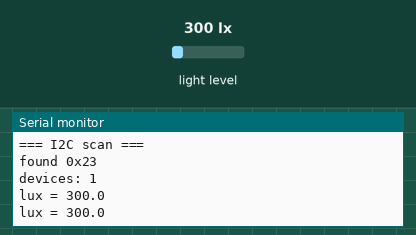
The sketch below on a simulated ESP32. On the bench: the last lines printed to the serial monitor. The inputs (shaded band) are chosen by the test bench; at power-on: light level 300 lx.

Above: at 1.4 s.
1.5 s: light level set to 40 lx
At 2.8 s:
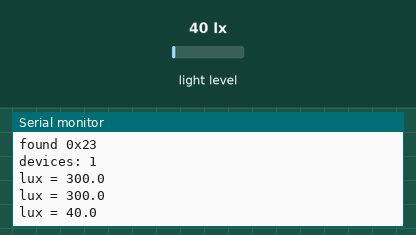
3.0 s: light level set to 500 lx
At 3.9 s:
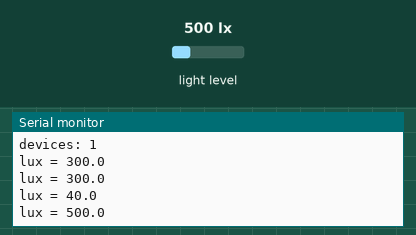
Timing chart, 0 to 6.0 s (numbered marks = the images above; inputs shaded):
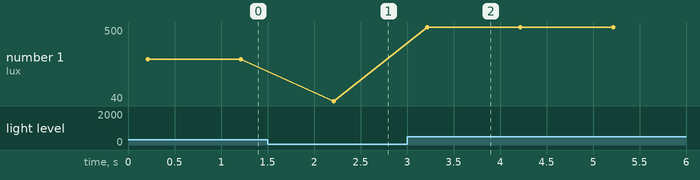

The sketch:

03_bh1750.ino
```cpp
// 阶段 1.4：BH1750 光照（含 I2C 扫描）
// 接线：VCC→3V3  GND→GND  SDA→D21(左排14)  SCL→D22(左排17)  ADDR→悬空
// 结论：2026-11-19 扫描到 0x23，读数正常
//       白天朝窗 41 662.9 lux，手掌遮住 1.7 lux（相差 2 万倍）
//
// 排障顺序：先跑 I2C 扫描确认设备在总线上，再谈读数。扫不到就是接线/焊接问题，改代码没用。

#include <Wire.h>
#include <BH1750.h>

BH1750 lightMeter;

void setup() {
  Serial.begin(115200);
  Wire.begin(21, 22);

  // --- 先扫描总线，确认 0x23 在 ---
  Serial.println();
  Serial.println("=== I2C scan ===");
  int n = 0;
  for (uint8_t addr = 1; addr < 127; addr++) {
    Wire.beginTransmission(addr);
    if (Wire.endTransmission() == 0) {
      Serial.print("found 0x");
      if (addr < 16) Serial.print("0");
      Serial.println(addr, HEX);
      n++;
    }
  }
  Serial.print("devices: ");
  Serial.println(n);

  lightMeter.begin();
  delay(200);
}

void loop() {
  float lux = lightMeter.readLightLevel();
  Serial.print("lux = ");
  Serial.println(lux, 1);
  delay(1000);
}
```

Measured:
- after the input at 1.5 s, the serial monitor: prints a new line after 0.71 s (image 1)
- after the input at 3.0 s, the serial monitor: prints a new line after 0.22 s (image 2)
- plotted number 1: 300 → 40 after the input at 1.5 s, 40 → 500 after the input at 3.0 s
